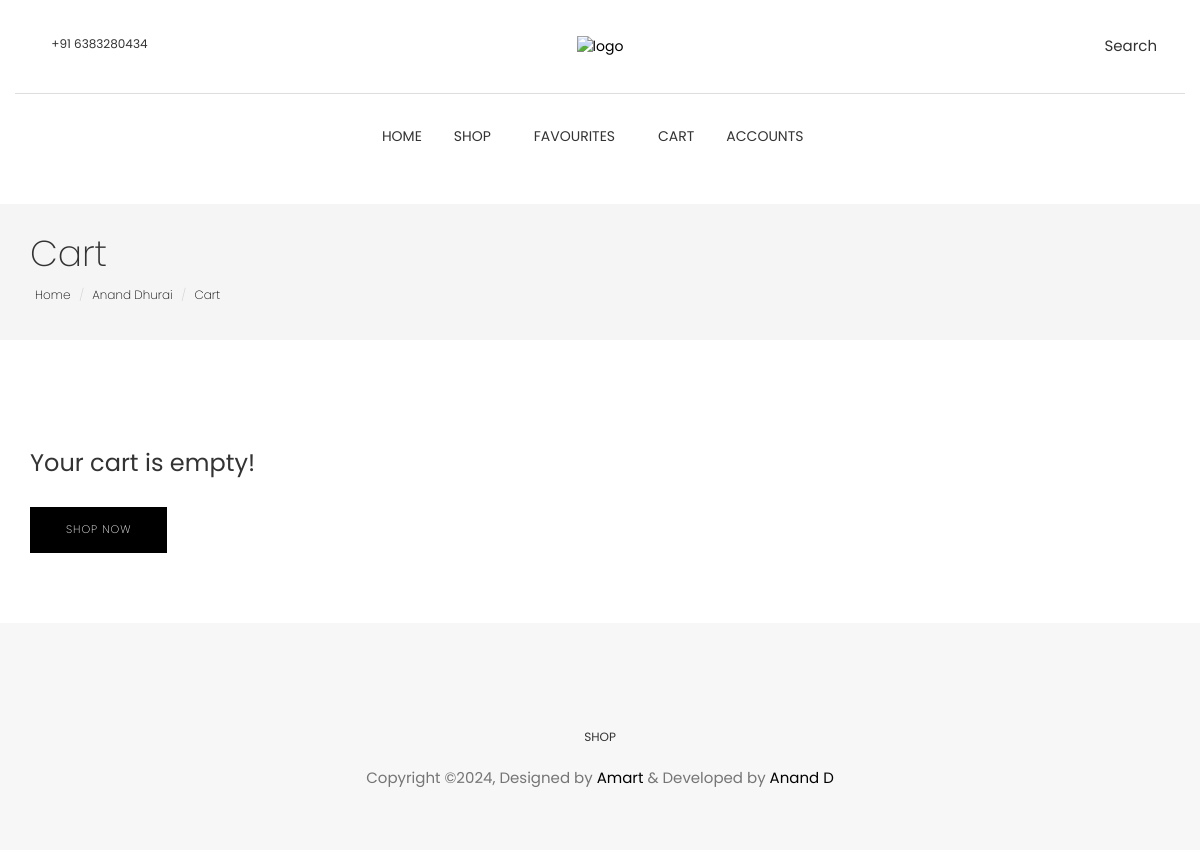
The app's page /customer/cart (signed in), older data.
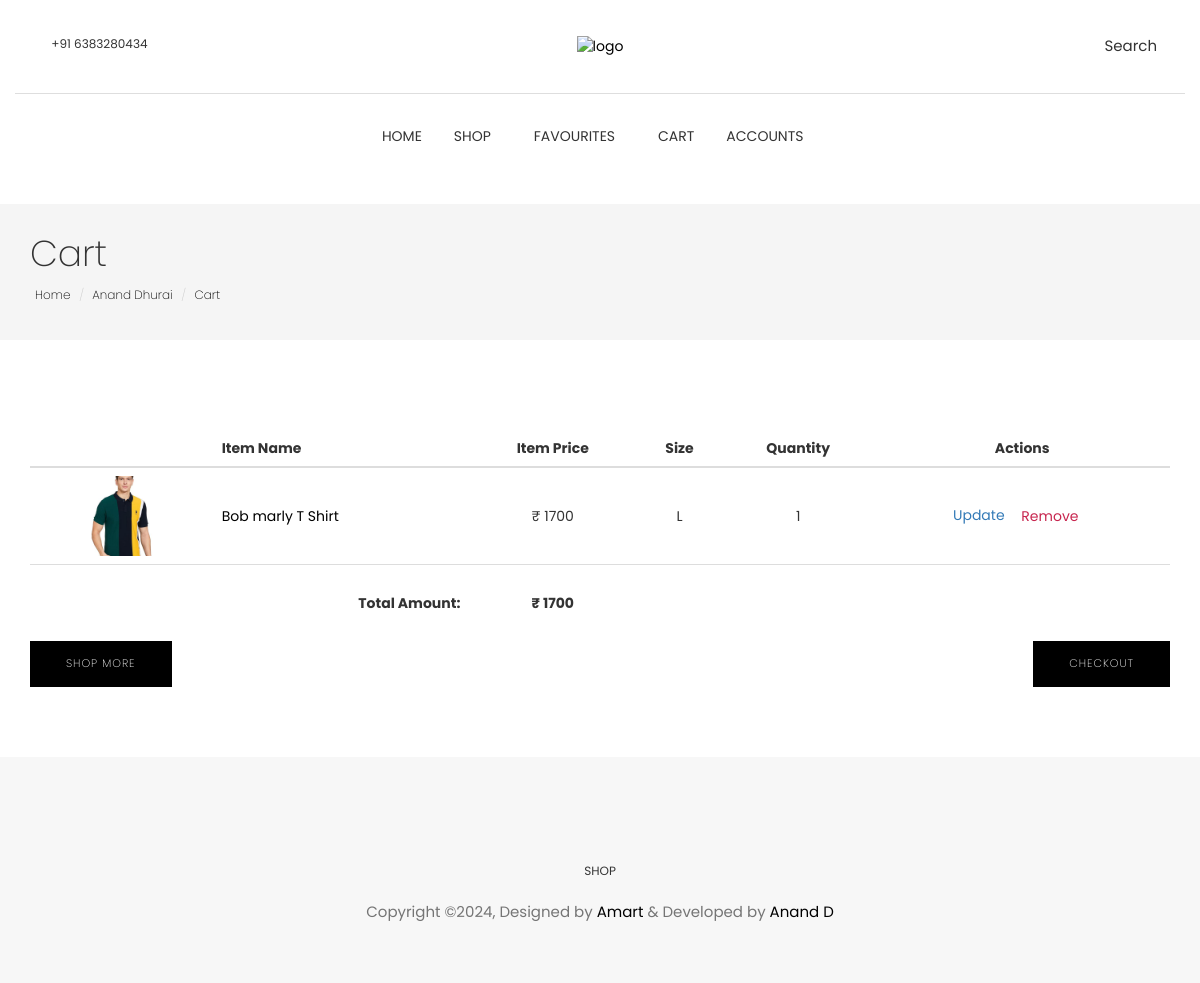
The same page, newer data.
### customer/models.py (models this page shows, shortened)
class CartItem(models.Model):
    cart = models.ForeignKey(Cart, on_delete=models.CASCADE)
    product = models.ForeignKey(Product, on_delete=models.CASCADE)
    inventory = models.ForeignKey(Inventory, on_delete=models.CASCADE)
    quantity = models.PositiveIntegerField(default=1, validators=[MinValueValidator(1)])

class Cart(models.Model):
    customer = models.OneToOneField(Customer, on_delete=models.CASCADE)
    created_at = models.DateTimeField(auto_now_add=True)
    updated_at = models.DateTimeField(auto_now=True)

### product/models.py (models this page shows, shortened)
class ProductImage(models.Model):
    product = models.ForeignKey(
        Product, related_name="product_images", on_delete=models.CASCADE
    )
    image = models.ImageField(upload_to="images/product_images")
    priority = models.PositiveIntegerField(null=True, blank=True)

class Product(SoftDeleteModel):
    name = models.CharField(max_length=100)
    description = models.TextField(max_length=511, null=True, blank=True)
    main_category = models.ForeignKey(
        Category, on_delete=models.CASCADE, related_name="main_category_products"
    )
    subcategories = models.ManyToManyField(
        Category, related_name="subcategory_products", blank=True
    )
    mrp = models.PositiveIntegerField(
        validators=[MinValueValidator(1)], null=True, blank=True
    )
    is_available = models.BooleanField(default=True)
    slug = models.SlugField(unique=True, max_length=100)
    created_at = models.DateTimeField(auto_now_add=True)
    last_modified_at = models.DateTimeField(auto_now=True)
    approved = models.BooleanField(default=True)
    approved_objects = ApprovedProductManager()

class Inventory(models.Model):
    SIZE_CHOICES = [
        ("S", "Small"),
        ("M", "Medium"),
        ("L", "Large"),
        ("XL", "Extra Large"),
    ]
    product = models.ForeignKey(
        Product, related_name="inventory_sizes", on_delete=models.CASCADE
    )
    size = models.CharField(max_length=2, choices=SIZE_CHOICES, default="S")
    price = models.PositiveIntegerField(validators=[MinValueValidator(1)])
    stock = models.PositiveIntegerField()
    is_active = models.BooleanField(default=True)
    class Meta:
        verbose_name_plural = "Inventory"

### customer/views.py (the view)
# urls.py: path("cart", views.cart, name="cart"),
@login_required
def cart(request):
    customer = Customer.objects.get(id=request.user.id)
    cart, cart_created = Cart.objects.get_or_create(customer=customer)
    cart_items = CartItem.objects.filter(cart=cart)
    total_amount = 0
    for cart_item in cart_items:
        cart_item.product.primary_image = cart_item.product.product_images.filter(
            priority=1
        ).first()
        total_amount += cart_item.quantity * cart_item.inventory.price
    cart.total_amount = total_amount
    context = {"customer": customer, "cart_items": cart_items, "cart": cart}
    return render(request, "customer/cart.html", context)

### templates/customer/cart.html (shortened to what this page needs)
{% extends "home/base.html" %}
{% load static %}
{% block content %}
{% include 'home/includes/navigation.html' %}
<section class="page-header">
    <div class="container">
        <div class="row">
            <div class="col-md-12">
                <div class="content">
                    <h1 class="page-name">Cart</h1>
                    <ol class="breadcrumb">
                        <li><a href="{% url "home" %}">Home</a></li>
                        <li><a href="{% url "customer_dashboard" %}">{{ customer.first_name }} {{ customer.last_name }}</a></li>
                        <li class="active"><a href="">Cart</a></li>
                    </ol>
                </div>
            </div>
        </div>
    </div>
</section>
<div class="page-wrapper">
  <div class="cart shopping">
    <div class="container">
      <div class="row">
        <div class="col-md-12">
          <div class="block">
            <div class="product-list">
              {% if cart_items %}
                <table class="table">
                  <thead>
                    <tr>
                      <th class=""></th>
                      <th class="">Item Name</th>
                      <th class=""><center>Item Price</center></th>
                      <th class=""><center>Size</center></th>
                      <th class=""><center>Quantity</center></th>
                      <th class=""><center>Actions</center></th>
                    </tr>
                  </thead>
                  <tbody>
                    {% for cart_item in cart_items %}
                      <tr class="">
                        <td class=""><center>
                          <div class="product-info">
                            <img width="80" src="{{ cart_item.product.primary_image.image.url }}" alt="" />
                          </div></center>
                        </td>
                        <td class="">
                          <div class="">
                            <a href="{% url "product_page" cart_item.product.slug %}"><strong>{{ cart_item.product.brand_name }}</strong> {{ cart_item.product.name }}</a>
                          </div>
                        </td>
                        <td class=""><center>₹ {{ cart_item.inventory.price }}</td></center>
                        <td class=""><center>{{ cart_item.inventory.size }}</center></td>
                        <td class=""><center>{{ cart_item.quantity }}</center></td>
                        <td class="">
                          <center>
                            <a href="" data-toggle="modal" data-target="#add-to-cart-modal-{{ cart_item.product.id }}" type="button" class="btn-outline-primary text-primary">Update</a>
                            <a data-toggle="modal" data-target="#remove-modal-{{ cart_item.product.id }}" type="button" class="btn btn-outline-danger product-remove" >Remove</a>
                          </center>
                        </td>
                      </tr>
                    {% endfor %}
                    <tr class="">
                      <td class=""></td>
                      <td class=""align="right"><br><strong>Total Amount:</strong></td>
                      <td class=""><br><strong><center>₹ {{ cart.total_amount }}</center></strong></td>
                      <td class=""></td>
                      <td class=""></td>
                      <td class=""></td>
                    </tr>
                  </tbody>
                </table>
                <a href="{% url "checkout" %}" class="btn btn-main pull-right">Checkout</a>
                <a href="{% url "shop" %}" class="btn btn-main pull-left">Shop more</a>
              {% else %}
                <h3>Your cart is empty!</h3>
                <br>
                <a href="{% url "shop" %}" class="btn btn-main">Shop Now</a>
              {% endif %}
            </div>
          </div>
        </div>
      </div>
    </div>
  </div>
</div>
{% include 'home/includes/footer.html' %}
{% endblock content %}

Row changes from the older to the newer data that the page shows:
added CartItem: product.primary_image.image (picture), product.name "Bob marly T Shirt", inventory.price "1700", inventory.size "L", quantity "1"
now on this page (row edited): Cart: total_amount "1700"
Text that changed along with them:
text no longer shown: "Your cart is empty! SHOP NOW"
text now shown: "Item Name Item Price Size Quantity Actions Total Amount: ₹ CHECKOUT SHOP MORE"
